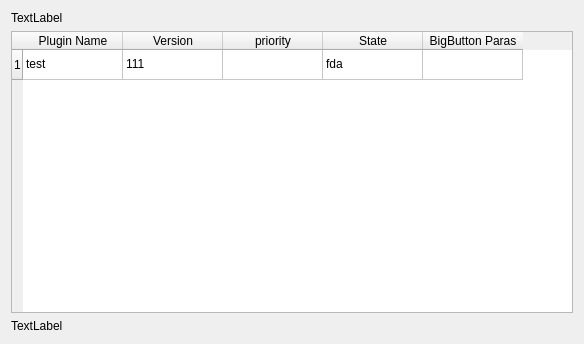
<?xml version="1.0" encoding="UTF-8"?>
<ui version="4.0">
 <class>QGenieFrameDbgPluginInfo</class>
 <widget class="QWidget" name="QGenieFrameDbgPluginInfo">
  <property name="geometry">
   <rect>
    <x>0</x>
    <y>0</y>
    <width>584</width>
    <height>344</height>
   </rect>
  </property>
  <property name="windowTitle">
   <string>Form</string>
  </property>
  <layout class="QVBoxLayout" name="verticalLayout">
   <item>
    <widget class="QLabel" name="label_version">
     <property name="text">
      <string>TextLabel</string>
     </property>
    </widget>
   </item>
   <item>
    <widget class="QTableWidget" name="tableWidget">
     <property name="editTriggers">
      <set>QAbstractItemView::NoEditTriggers</set>
     </property>
     <attribute name="horizontalHeaderDefaultSectionSize">
      <number>100</number>
     </attribute>
     <row>
      <property name="text">
       <string>1</string>
      </property>
     </row>
     <column>
      <property name="text">
       <string>Plugin Name</string>
      </property>
     </column>
     <column>
      <property name="text">
       <string>Version</string>
      </property>
     </column>
     <column>
      <property name="text">
       <string>priority</string>
      </property>
     </column>
     <column>
      <property name="text">
       <string>State</string>
      </property>
     </column>
     <column>
      <property name="text">
       <string>BigButton Paras</string>
      </property>
     </column>
     <item row="0" column="0">
      <property name="text">
       <string>test</string>
      </property>
     </item>
     <item row="0" column="1">
      <property name="text">
       <string>111</string>
      </property>
     </item>
     <item row="0" column="3">
      <property name="text">
       <string>fda</string>
      </property>
     </item>
    </widget>
   </item>
   <item>
    <widget class="QLabel" name="label">
     <property name="text">
      <string>TextLabel</string>
     </property>
    </widget>
   </item>
  </layout>
 </widget>
 <resources/>
 <connections/>
</ui>
